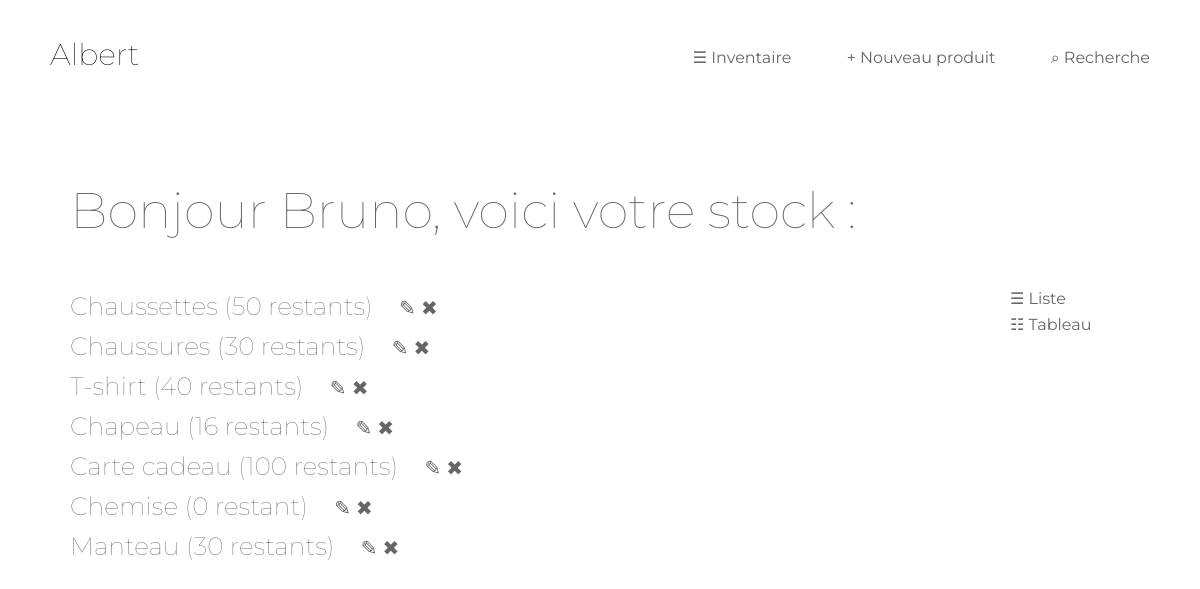
The page /inventory.php on the database its author committed.
### tables this page shows
CREATE TABLE IF NOT EXISTS `products` (
  `id` int(11) NOT NULL,
  `name` varchar(255) NOT NULL,
  `description` text NOT NULL,
  `add_date` timestamp NOT NULL DEFAULT CURRENT_TIMESTAMP,
  `category` varchar(255) NOT NULL,
  `price` float NOT NULL,
  `promo` float NOT NULL,
  `number_left` int(11) NOT NULL
);

### includes/settings.php (called while the page is built)
<?php
$username = 'Bruno';

### includes/list.php (the view)
<ul class="list">
	<?php foreach($products as $_product): ?>
		<li class="<?= $_product->inexact_match ? 'inexact-match' : '' ?>" >
			<span>
				<a href="product.php?p=<?= $_product->id ?>"><?= $_product->name; ?></a>
			</span>
			<span> (<?= $_product->number_left; ?> restant<?= $_product->number_left>1 ? 's' : '' ?>) </span>
			<span class="action">
				<a href="edit.php?p=<?= $_product->id ?>"> ✎ </a>
				<a href="?remove=<?= $_product->id ?>">  ✖</a>
			</span>
		</li>
	<?php endforeach ?>
</ul>

### includes/header.php (shortened to what this page needs)
<?php
	$page = empty($page) ? '' : $page;
?>
<!DOCTYPE html>
<html lang="fr">
	<head>
		<link rel="stylesheet" href="src/css/reset.css"/>
		<link rel="stylesheet" href="src/css/style.css"/>
	</head>
	<body class="<?= $page ?>-page">
		<header>
			<a class="logo" href="index.php">Albert</a>
			<nav>
				<a class="<?= $page=='inventory' ? 'current' : '' ?>" href="inventory.php">☰ Inventaire</a>
				<a class="<?= $page=='add' ? 'current' : '' ?>" href="add.php">+ Nouveau produit</a>
				<a class="<?= $page=='search' ? 'current' : '' ?>" href="search.php">⌕ Recherche</a>
			</nav>
		</header>

### inventory.php (shortened to what this page needs)
<?php
	include("includes/connect.php");
	$sortBy = empty($_GET['sortby']) ? 'id' : (string)$_GET['sortby'];
  $view = empty($_GET['view']) ? 'list' : (string)$_GET['view'];
	$query = $pdo->query('SELECT * FROM products ORDER BY '.(string)$sortBy);
	$products = $query->fetchAll();
	include("includes/settings.php");
	$page = "inventory";
	include("includes/header.php");
?>
<div class="container anim">
	<h1>Bonjour <?= $username ?>, voici votre stock :</h1>
  <div class="action-buttons">
    <a href="?view=list">☰ Liste</a>
    <a href="?view=table&sortby=<?= $sortBy ?>">☷ Tableau</a>
  </div>
	<?php
		if($view == 'table') include("includes/table.php");
		else include("includes/list.php");
	?>
</div>
<?php
	include("includes/footer.php");
?>

### includes/footer.php (shortened to what this page needs)
	</body>
</html>

### src/css/style.css (style rules this page uses)
body { font-size: 20px; color: #666; font-family: 'Montserrat', sans-serif; }
a { text-decoration: none; transition: .3s; }
h1 { font-size: 50px; font-weight: 100; }
header { text-align: right; }
header .logo { float: left; padding: 40px 50px; font-size: 30px; font-weight: 100; }
header nav a { display: inline-block; padding: 50px 50px 50px 0; font-size: 16px; }
.container { margin: auto; padding: 20px; }
.anim { animation: appear .6s ease-out both; transform-origin: top; }
.list { margin-left: 50px; }
.list li { line-height: 1.6; font-size: 25px; font-weight: 100; }
.list .action { display: inline-block; margin-left: 20px; font-size: 20px; }
h1 { margin: 50px; }
.action-buttons { float: right; margin-right: 20px; width: 150px; margin-bottom: 20px; margin-left: 20px; }
.action-buttons a { display: block; line-height: 1.6; font-size: 16px; }

### rows shown on the page
products: name "Chaussettes", number_left "50"
products: name "Chaussures", number_left "30"
products: name "T-shirt", number_left "40"
products: name "Chapeau", number_left "16", shows "s"
products: name "Carte cadeau", number_left "100", shows "s"
products: name "Chemise", number_left "0"
products: name "Manteau", number_left "30", shows "s"

### other values the page prints
$username "Bruno"
